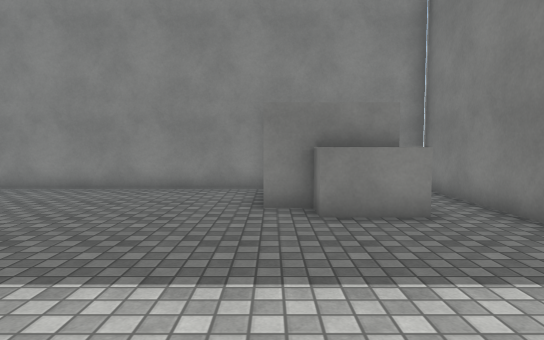
View 1 (above)

15 first-person views from a walk through a scene from a Unity 3-D project. The camera is 1.3 m above the floor, tilts 4° down and sees 75° across. The floor is counted in squares, 1 m on a side. Each view is taken from the middle of a square. On the plan, view 1 faces up. The plan holds only what a view shows up to about 15 squares ahead; the rest is blank. The player is left out. Surface patterns are stand-ins for the level's own textures.

View 2
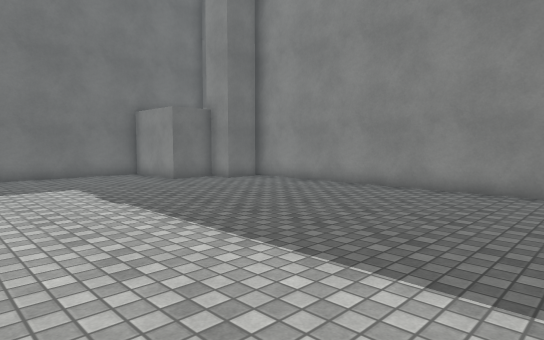

View 3
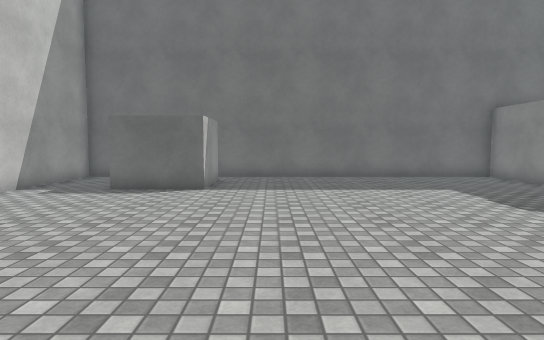

View 4
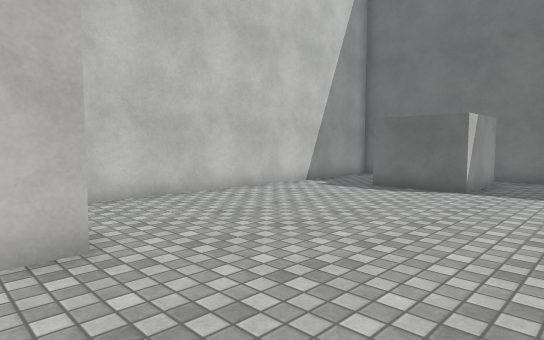

View 5
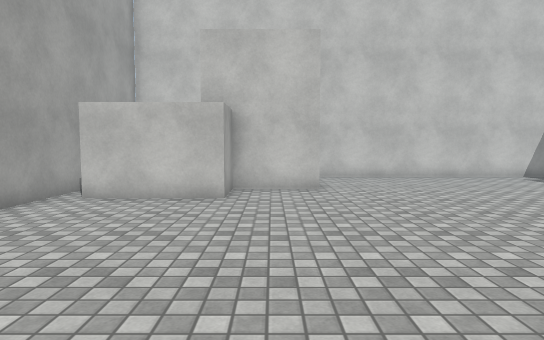

View 6
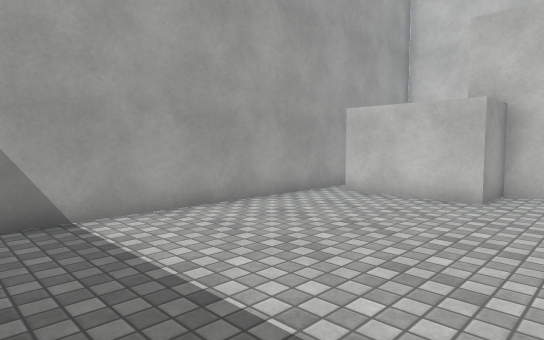

View 7
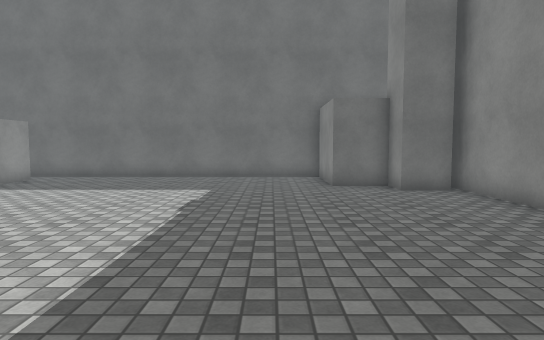

View 8
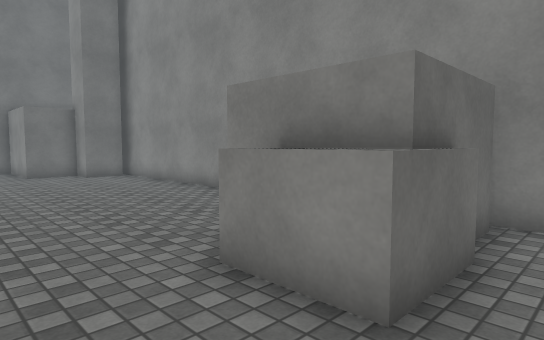

View 9
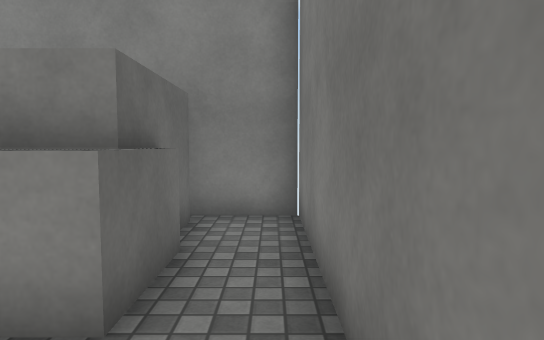

View 10
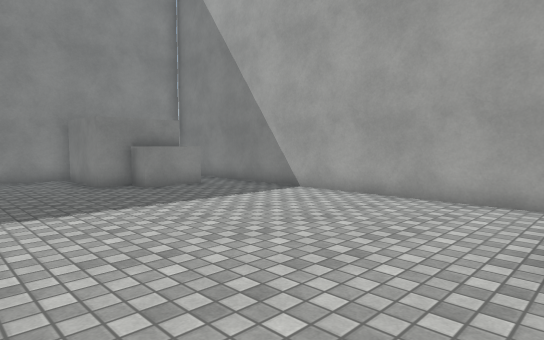

View 11
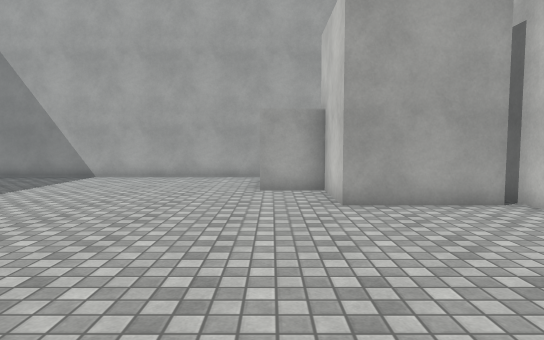

View 12
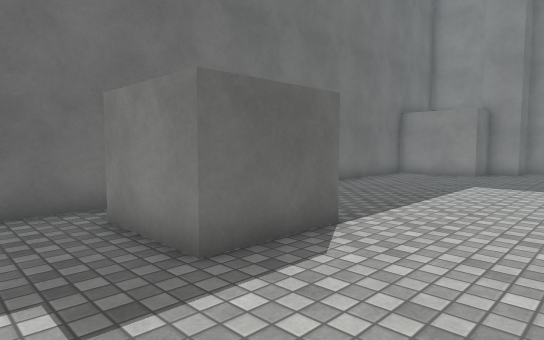

View 13
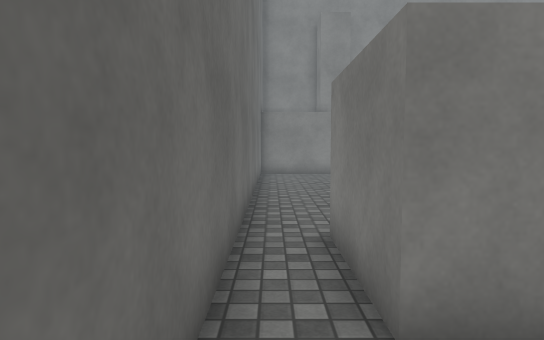

View 14
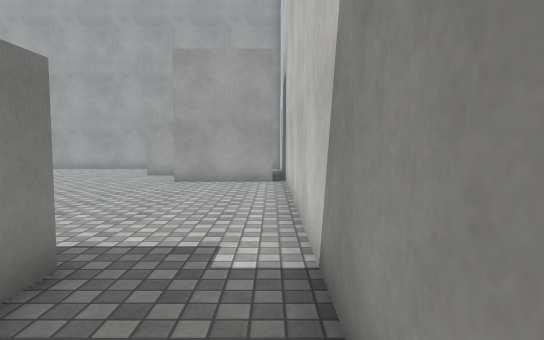

View 15
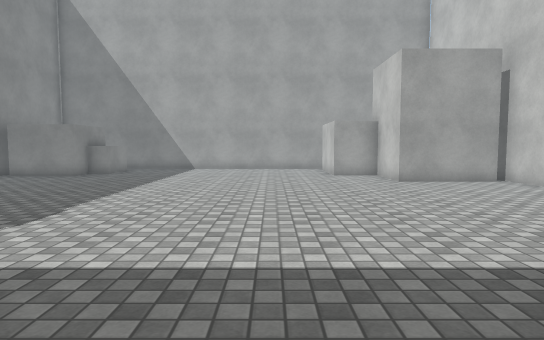

### Floor plan
Points are (right, up) in squares from view 1. A wall is a line through its corners. A room is listed if a view was taken in it or the views show most of it. See-through windows are left out.
Room 1 (views 1, 2, 3, 4, 5, 6, 7, 8, 9, 10, 11, 12, 13, 14, 15)
walls: (-11.4, -4) (-11.4, -6.8) (-14.2, -6.8) (-14.2, -4) (-11.4, -4); (1.6, 7.2) (-0.2, 7.2) (-0.2, 10.1); (-11.2, 10.2) (-11.2, 8.7) (-12.3, 8.7) (-12.3, 7) (-15.5, 7) (-15.5, -8.4); (-2.4, -9.1) (-2.4, -5.5) (0.2, -5.5) (0.2, -3.7) (3.8, -3.7); (0.1, 10.5) (-11.9, 10.5); (4.5, -5) (4.5, 10.5) (2.4, 10.5); (2.6, 10.1) (2.6, 8.4); (-15.5, -8.6) (-15.5, -9.5) (-1.4, -9.5)
objects: other object (1, 6) to (3, 8)

Where each view was taken, in squares from view 1:
view 1: 0 up, 0 right, facing up
view 2: 0 up, 0 right, facing up-left
view 3: 2 down, 1 left, facing left
view 4: 1 down, 1 left, facing down-left
view 5: 5 up, 1 left, facing down
view 6: 5 up, 2 left, facing down-right
view 7: 5 up, 1 left, facing left
view 8: 4 up, 4 right, facing up-left
view 9: 4 up, 4 right, facing up
view 10: 4 down, 4 left, facing up-right
view 11: 4 down, 10 left, facing right
view 12: 9 down, 8 left, facing up-left
view 13: 9 down, 15 left, facing up
view 14: 9 down, 15 left, facing right
view 15: 1 down, 15 left, facing right
